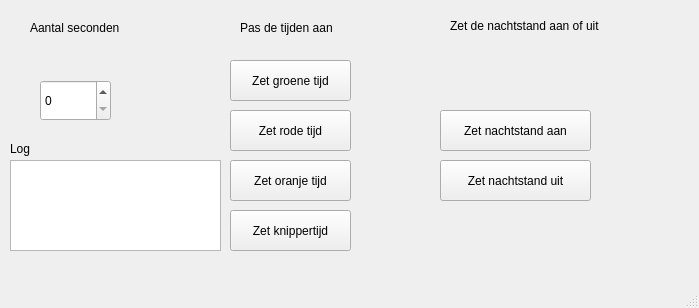
<?xml version="1.0" encoding="UTF-8"?>
<ui version="4.0">
 <class>HoofdScherm</class>
 <widget class="QMainWindow" name="HoofdScherm">
  <property name="geometry">
   <rect>
    <x>0</x>
    <y>0</y>
    <width>699</width>
    <height>308</height>
   </rect>
  </property>
  <property name="windowTitle">
   <string>HoofdScherm</string>
  </property>
  <widget class="QWidget" name="centralWidget">
   <widget class="QSpinBox" name="spinBox">
    <property name="geometry">
     <rect>
      <x>40</x>
      <y>80</y>
      <width>71</width>
      <height>41</height>
     </rect>
    </property>
   </widget>
   <widget class="QPushButton" name="groenButton">
    <property name="geometry">
     <rect>
      <x>230</x>
      <y>60</y>
      <width>121</width>
      <height>41</height>
     </rect>
    </property>
    <property name="text">
     <string>Zet groene tijd</string>
    </property>
   </widget>
   <widget class="QPushButton" name="roodButton">
    <property name="geometry">
     <rect>
      <x>230</x>
      <y>110</y>
      <width>121</width>
      <height>41</height>
     </rect>
    </property>
    <property name="text">
     <string>Zet rode tijd</string>
    </property>
   </widget>
   <widget class="QPushButton" name="oranjeButton">
    <property name="geometry">
     <rect>
      <x>230</x>
      <y>160</y>
      <width>121</width>
      <height>41</height>
     </rect>
    </property>
    <property name="text">
     <string>Zet oranje tijd</string>
    </property>
   </widget>
   <widget class="QPushButton" name="knipperButton">
    <property name="geometry">
     <rect>
      <x>230</x>
      <y>210</y>
      <width>121</width>
      <height>41</height>
     </rect>
    </property>
    <property name="text">
     <string>Zet knippertijd</string>
    </property>
   </widget>
   <widget class="QPushButton" name="nachtAanButton">
    <property name="geometry">
     <rect>
      <x>440</x>
      <y>110</y>
      <width>151</width>
      <height>41</height>
     </rect>
    </property>
    <property name="text">
     <string>Zet nachtstand aan</string>
    </property>
   </widget>
   <widget class="QPushButton" name="nachtUitButton">
    <property name="geometry">
     <rect>
      <x>440</x>
      <y>160</y>
      <width>151</width>
      <height>41</height>
     </rect>
    </property>
    <property name="text">
     <string>Zet nachtstand uit</string>
    </property>
   </widget>
   <widget class="QLabel" name="label">
    <property name="geometry">
     <rect>
      <x>450</x>
      <y>10</y>
      <width>151</width>
      <height>31</height>
     </rect>
    </property>
    <property name="text">
     <string>Zet de nachtstand aan of uit</string>
    </property>
   </widget>
   <widget class="QLabel" name="label_2">
    <property name="geometry">
     <rect>
      <x>240</x>
      <y>20</y>
      <width>121</width>
      <height>16</height>
     </rect>
    </property>
    <property name="text">
     <string>Pas de tijden aan</string>
    </property>
   </widget>
   <widget class="QLabel" name="label_3">
    <property name="geometry">
     <rect>
      <x>30</x>
      <y>20</y>
      <width>91</width>
      <height>16</height>
     </rect>
    </property>
    <property name="text">
     <string>Aantal seconden</string>
    </property>
   </widget>
   <widget class="QTextBrowser" name="infoLog">
    <property name="geometry">
     <rect>
      <x>10</x>
      <y>160</y>
      <width>211</width>
      <height>91</height>
     </rect>
    </property>
   </widget>
   <widget class="QLabel" name="label_4">
    <property name="geometry">
     <rect>
      <x>10</x>
      <y>140</y>
      <width>62</width>
      <height>17</height>
     </rect>
    </property>
    <property name="text">
     <string>Log</string>
    </property>
   </widget>
  </widget>
  <widget class="QMenuBar" name="menuBar">
   <property name="geometry">
    <rect>
     <x>0</x>
     <y>0</y>
     <width>699</width>
     <height>23</height>
    </rect>
   </property>
  </widget>
  <widget class="QStatusBar" name="statusBar"/>
 </widget>
 <layoutdefault spacing="6" margin="11"/>
 <resources/>
 <connections/>
</ui>
